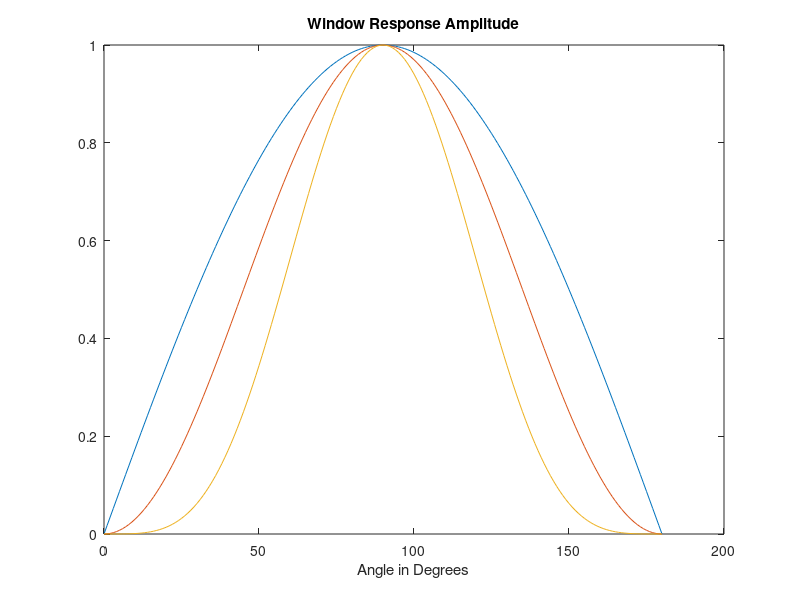

Source code (MATLAB): (Note: this script raises an error after producing the figure.)
%Window Checks #3
%
% Last modified 09/02/99.  jfh

AngStep=1;  %Angle step in degrees
Asteps=fix(180/AngStep);
angles=[0:Asteps]';
Win1=sin(angles*2*pi/360);
Window=[Win1 Win1.^2 Win1.^4];
%set(gca,'xlim',[0 180])
h=figure;
plot(angles,Window)
title('Window Response Amplitude')
xlabel('Angle in Degrees'); Ylabel('Window Response Amplitude')
h=figure;
plot(angles,db(Window))
title('Window Response in dB')
xlabel('Angle in Degrees'); Ylabel('Window Response in dB')
set(gca,'ylim',[-100 20])
h=figure;
plot(angles,db(Window))
title('-3 dB Bandwidths')
xlabel('Angle in Degrees'); Ylabel('Window Response in dB')
set(gca,'ylim',[-3 2])

%end of jfh m-file

